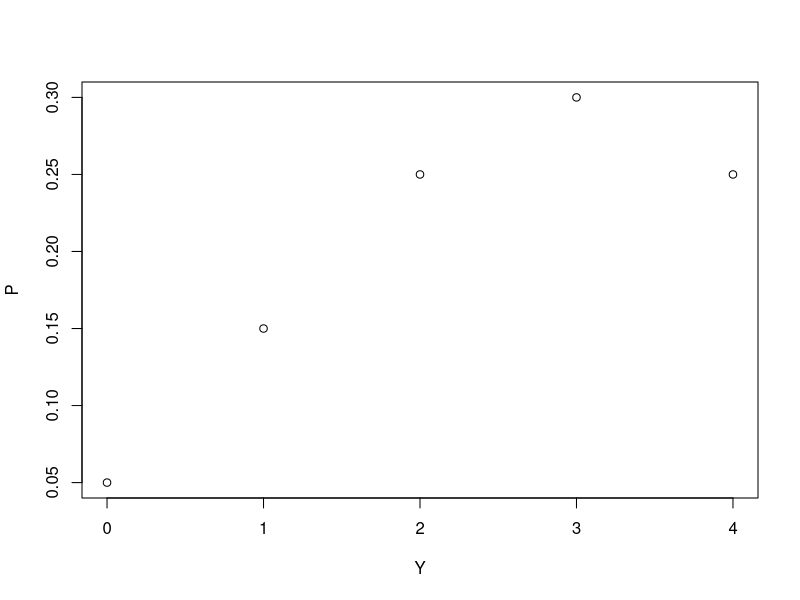

Here is the R script that generated this plot:
## ---- chunk 1
knitr::opts_chunk$set(echo = TRUE) 
## ---- chunk 2

Y= c(0, 1,2,3,4)
P= c(0.05, 0.15, 0.25, 0.3, 0.25)
plot(Y,P)


## ---- chunk 3

Promedio= sum(Y*P)
Promedio

## ---- chunk 4
V = sum((Y- 2.55)^2 *P)
V
